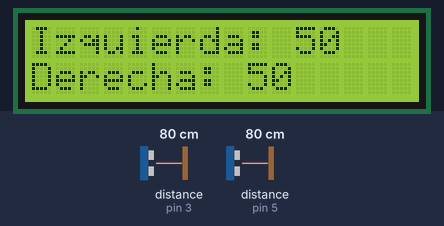
The sketch below on a simulated Arduino Uno, built with avr-gcc and run on an emulated ATmega328P. Shown: 16×2 character LCD. Wiring (inferred from the names in the program): 2 × ultrasonic range finder: trigger pin 2, echo pin 3 / trigger pin 4, echo pin 5. Inputs (shaded band) come from the test bench; at power-on: distance to the obstacle (sensors on pin 3, pin 5) 80 cm. The echo pulse lasts 58.3 µs per cm; what the sketch prints to the serial monitor is not drawn.

Above: at 1.2 s.
1.3 s: distance to the obstacle (sensor on pin 3) set to 18 cm
At 2.8 s:
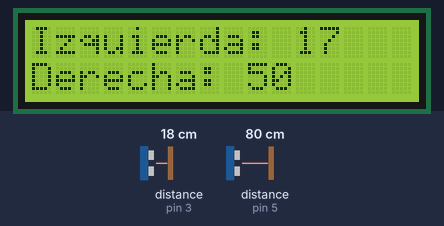
3.1 s: distance to the obstacle (sensor on pin 3) set to 12 cm
4.6 s: distance to the obstacle (sensor on pin 3) set to 9 cm
Timing chart, 0 to 7.6 s (numbered marks = the images above; inputs shaded):
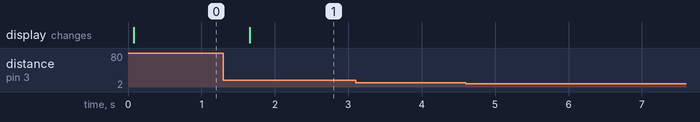

The sketch:

leapmotion_v3.ino
```cpp
/*
   Control de Gestos para PC. (Arduino+Python)
   Karen Delgado N y Andres rodriguez A.
   Ufidelitas: 21-04-2018
   Github repository: https://github.com/KaD86/Arduino-Leap-Motion
*/

#include <LiquidCrystal.h>

//Variables constantes para los pines de la pantalla
const int rs = 12;
const int en = 11;
const int d4 = 10;
const int d5 = 9;
const int d6 = 8;
const int d7 = 7;

String derecha = "Derecha: ";
String izquierda = "Izquierda: ";

LiquidCrystal lcd(rs, en, d4, d5, d6, d7); //Inicializa el objeto con los pines anteriormente especificados

//Variables constantes para los pines de ambos sensores
const int trigger1 = 2; //Trigger pin de 1er sensor
const int echo1 = 3; //Echo pin de 1er Sesnor
const int trigger2 = 4; //Trigger pin de 2ndo Sensor
const int echo2 = 5;//Echo pin de 2ndo Sensor

//Variables fluctuantes para medir tiempo y distancia
long time_taken;
int dist, distI, distD; //distancia, dist sensor izq, dist sensor derecho


void setup() {
  Serial.begin(9600);

  pinMode(trigger1, OUTPUT);
  pinMode(echo1, INPUT);
  pinMode(trigger2, OUTPUT);
  pinMode(echo2, INPUT);
  lcd.begin(16, 2); //Especificar filas y columnas del LCD
}

/*Funcion para calcular distancia*/
void calculate_distance(int trigger, int echo)
{
  digitalWrite(trigger, LOW);
  delayMicroseconds(2);
  digitalWrite(trigger, HIGH);
  delayMicroseconds(10);
  digitalWrite(trigger, LOW);

  //Medir tiempo...luego calcular por medio de Delays
  time_taken = pulseIn(echo, HIGH);
  dist = time_taken * 0.034 / 2;
  if (dist > 50)
    dist = 50;
}

void loop() { //Loop Infinito
  calculate_distance(trigger1, echo1);
  distI = dist; //Distancia del sensor izquierdo

  calculate_distance(trigger2, echo2);
  distD = dist; //Distancia del sensor derecho

  //Descomente para debuguear en: Arduino IDE > Tools > Serial Monitor
  lcd.clear(); //Limpia la pantalla para que no queden letras
  lcd.setCursor(0, 0);
  //Especifica donde va a imprimir

  Serial.print("L=");
  Serial.println(distI);

  Serial.print("R=");
  Serial.println(distD);
  lcd.print(izquierda + distI);
  lcd.setCursor(0, 1);
  lcd.print(derecha + distD);
  //Pause Modes -Hold entre 40 y 50cm
  if ((distI > 30 && distD > 30) && (distI < 40 && distD < 40)) //Detectar ambas manos entre 40cm y 50cm
  {
    Serial.println("PlayStop");
    delay (500);
  }

  calculate_distance(trigger1, echo1);
  distI = dist;

  calculate_distance(trigger2, echo2);
  distD = dist;


  //Control Modes
  //Lock izquierda - Control Mode
  if (distI >= 13 && distI <= 17)
  {
    delay(100); //Hand Hold Time
    calculate_distance(trigger1, echo1);
    distI = dist;
    if (distI >= 13 && distI <= 17)
    {
      Serial.println("Left Locked");
      while (distI <= 40)
      {
        calculate_distance(trigger1, echo1);
        distI = dist;
        if (distI < 10) //Hand pushed in
        {
          Serial.println ("Vup");
          delay (300);
        }
        if (distI > 20) //Hand pulled out
        {
          Serial.println ("Vdown");
          delay (300);
        }
      }
    }
  }

  //Lock Derecha - Control Mode
  if (distD >= 13 && distD <= 17)
  {
    delay(100); //Hand Hold Time
    calculate_distance(trigger2, echo2);
    distD = dist;
    if (distD >= 13 && distD <= 17)
    {
      Serial.println("Right Locked");
      while (distD <= 40)
      {
        calculate_distance(trigger2, echo2);
        distD = dist;
        if (distD < 10) //Mano derecha  pushed in
        {
          Serial.println ("Rewind");
          delay (300);
        }
        if (distD > 20) //Mano derecha pulled out
        {
          Serial.println ("Forward");
          delay (300);
        }
      }
    }
  }


  delay(500);
}
```

Measured:
- after the input at 1.3 s, the display: changes after 0.36 s (image 1)
- after the input at 3.1 s, every drawn part: stays the same
- after the input at 4.6 s, every drawn part: stays the same
